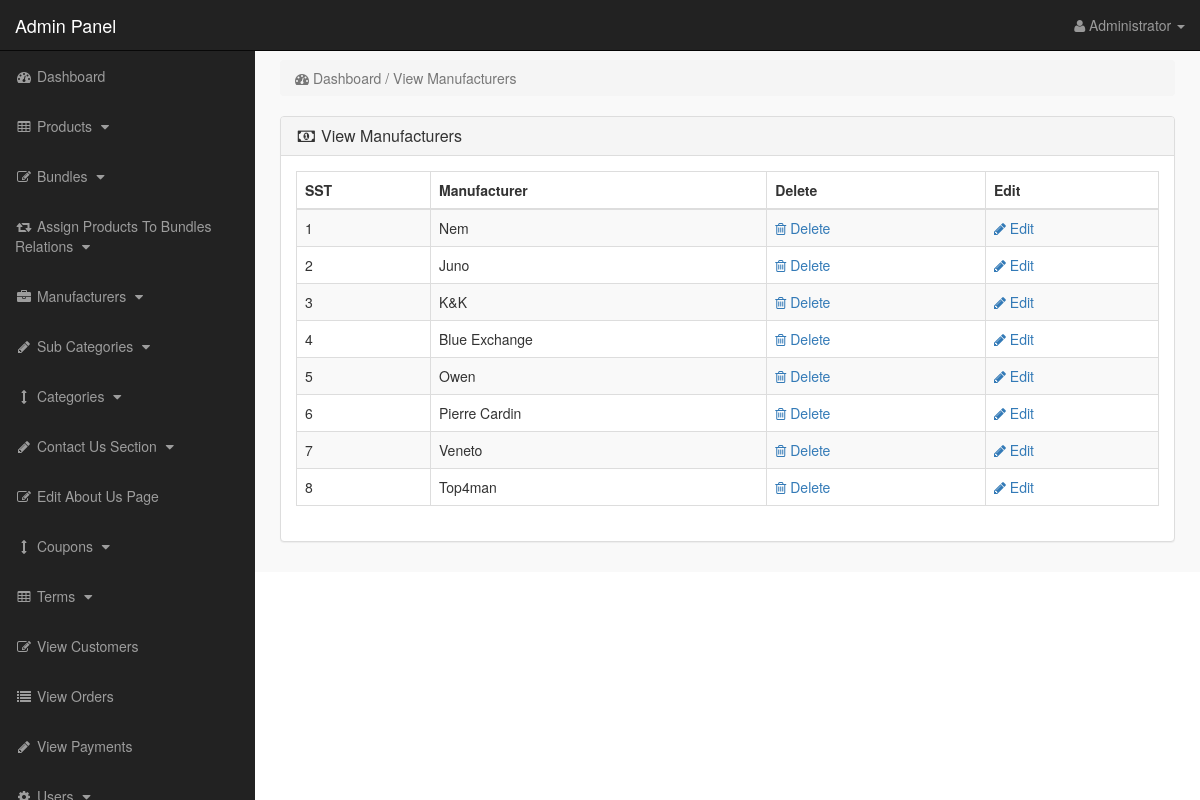
The app's page /admin_area/index.php?view_manufacturers (signed in) with its own data.
### tables this page shows
CREATE TABLE `manufacturers` (
  `manufacturer_id` int(10) NOT NULL,
  `manufacturer_title` text NOT NULL,
  `manufacturer_top` text NOT NULL,
  `manufacturer_image` text NOT NULL
);

### admin_area/view_manufacturers.php (the view)
<?php
if(!isset($_SESSION['admin_email'])){
echo "<script>window.open('login.php','_self')</script>";
}
else {
?>
<div class="row">
<div class="col-lg-12">
<ol class="breadcrumb">
<li class="active">
<i class="fa fa-dashboard"></i> Dashboard / View Manufacturers
</li>
</ol>
</div>
</div>
<div class="row">
<div class="col-lg-12">
<div class="panel panel-default">
<div class="panel-heading">
<h3 class="panel-title">
<i class="fa fa-money fa-fw"></i> View Manufacturers
</h3>
</div>
<div class="panel-body">
<div class="table-responsive">
<table class="table table-bordered table-hover table-striped">
<thead>
<tr>
<th>SST</th>
<th>Manufacturer</th>
<th>Delete</th>
<th>Edit</th>
</tr>
</thead>
<tbody>
<?php
$i = 0;
$get_manufacturers = "select * from manufacturers";
$run_manufacturers = mysqli_query($con,$get_manufacturers);
while($row_manufacturers = mysqli_fetch_array($run_manufacturers)){
$manufacturer_id = $row_manufacturers['manufacturer_id'];
$manufacturer_title = $row_manufacturers['manufacturer_title'];
$i++;
?>
<tr>
<td><?php echo $i; ?></td>
<td><?php echo $manufacturer_title; ?></td>
<td>
<a href="index.php?delete_manufacturer=<?php echo $manufacturer_id; ?>">
<i class="fa fa-trash-o"></i> Delete
</a>
</td>
<td>
<a href="index.php?edit_manufacturer=<?php echo $manufacturer_id; ?>">
<i class="fa fa-pencil"></i> Edit
</a>
</td>
</tr>
<?php } ?>
</tbody>
</table>
</div>
</div>
</div>
</div>
</div>
<?php } ?>

### admin_area/includes/sidebar.php (shortened to what this page needs)
<?php
if(!isset($_SESSION['admin_email'])){
echo "<script>window.open('login.php','_self')</script>";
}
else {
?>
<nav class="navbar navbar-inverse navbar-fixed-top" >
<div class="navbar-header" >
<a class="navbar-brand" href="index.php?dashboard" >Admin Panel</a>
</div>
<ul class="nav navbar-right top-nav" >
<li class="dropdown" >
<a href="#" class="dropdown-toggle" data-toggle="dropdown" >
<i class="fa fa-user" ></i>
<?php echo $admin_name; ?> <b class="caret" ></b>
</a>
</li>
</ul>
<div class="collapse navbar-collapse navbar-ex1-collapse">
<ul class="nav navbar-nav side-nav">
<li>
<a href="index.php?dashboard">
<i class="fa fa-fw fa-dashboard"></i> Dashboard
</a>
</li>
<li>
<a href="#" data-toggle="collapse" data-target="#products">
<i class="fa fa-fw fa-table"></i> Products
<i class="fa fa-fw fa-caret-down"></i>
</a>
</li>
<li>
<a href="#" data-toggle="collapse" data-target="#bundles">
<i class="fa fa-fw fa-edit"></i> Bundles
<i class="fa fa-fw fa-caret-down"></i>
</a>
</li>
<li>
<a href="#" data-toggle="collapse" data-target="#relations">
<i class="fa fa-fw fa-retweet"></i> Assign Products To Bundles Relations
<i class="fa fa-fw fa-caret-down"></i>
</a>
</li>
<li>
<a href="#" data-toggle="collapse" data-target="#manufacturers">
<i class="fa fa-fw fa-briefcase"></i> Manufacturers
<i class="fa fa-fw fa-caret-down"></i>
</a>
</li>
<li>
<a href="#" data-toggle="collapse" data-target="#p_cat">
<i class="fa fa-fw fa-pencil"></i> Sub Categories
<i class="fa fa-fw fa-caret-down"></i>
</a>
</li>
<li>
<a href="#" data-toggle="collapse" data-target="#cat">
<i class="fa fa-fw fa-arrows-v"></i> Categories
<i class="fa fa-fw fa-caret-down"></i>
</a>
</li>
<li>
<a href="#" data-toggle="collapse" data-target="#contact_us">
<i class="fa fa-fw fa-pencil"> </i> Contact Us Section
<i class="fa fa-fw fa-caret-down"></i>
</a>
</li>
<li>
<a href="index.php?edit_about_us">
<i class="fa fa-fw fa-edit"></i> Edit About Us Page
</a>
</li>
<li>
<a href="#" data-toggle="collapse" data-target="#coupons">
<i class="fa fa-fw fa-arrows-v"></i> Coupons
<i class="fa fa-fw fa-caret-down"></i>
</a>
</li>
<li>
<a href="#" data-toggle="collapse" data-target="#terms" >
<i class="fa fa-fw fa-table"></i> Terms
<i class="fa fa-fw fa-caret-down"></i>
</a>
</li>
<li>
<a href="index.php?view_customers">
<i class="fa fa-fw fa-edit"></i> View Customers
</a>
</li>
<li>
<a href="index.php?view_orders">
<i class="fa fa-fw fa-list"></i> View Orders
</a>
</li>
<li>
<a href="index.php?view_payments">
<i class="fa fa-fw fa-pencil"></i> View Payments
</a>
</li>
<li>
<a href="#" data-toggle="collapse" data-target="#users">
<i class="fa fa-fw fa-gear"></i> Users
<i class="fa fa-fw fa-caret-down"></i>
</a>
</li>
</ul>
</div>
</nav>
<?php } ?>

### admin_area/css/style.css (style rules this page uses)
body { margin-top:100px; }
@media (min-width: 768px) { body { margin-top:50px; } }
.top-nav { padding:0 15px; }
.top-nav>li { display:inline-block; float:left; }
.top-nav>li>a { padding-top:15px; padding-bottom:15px; line-height:20px; color:#999; }
@media (min-width: 768px) { .side-nav { position:fixed; top:51px; width:255px; border-radius:0; overflow-y:auto; background-color: #222; bottom:0; overflow-x:hidden; padding-bottom:40px; } }
@media (min-width: 768px) { .side-nav>li>a { width:255px; } }
.panel-body { border-radius:5px; }

### records on screen
manufacturers: manufacturer_title "Nem"
manufacturers: manufacturer_title "Juno"
manufacturers: manufacturer_title "K&K"
manufacturers: manufacturer_title "Blue Exchange"
manufacturers: manufacturer_title "Owen"
manufacturers: manufacturer_title "Pierre Cardin"
manufacturers: manufacturer_title "Veneto"
manufacturers: manufacturer_title "Top4man"

### other values on screen
$admin_name "Administrator"
